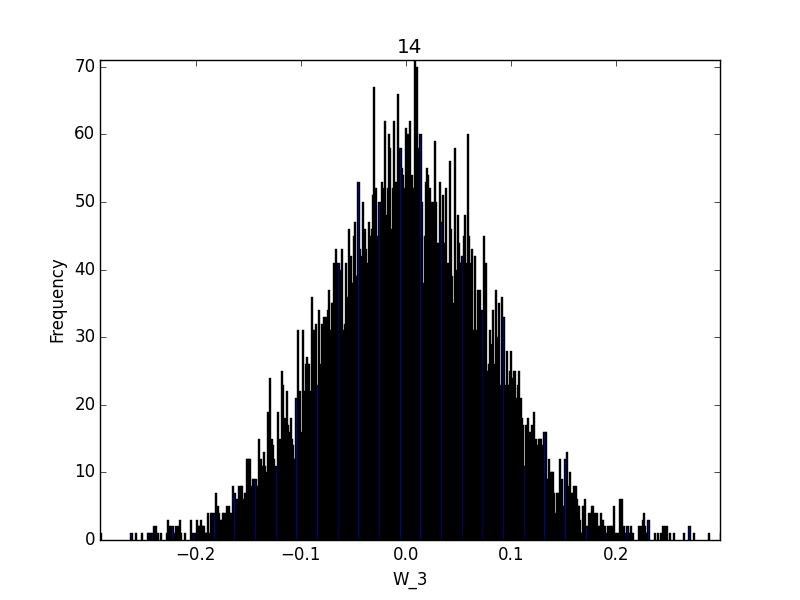

Write the Python code that produced this figure.
import numpy as np
from numpy import dtype
import random
import pylab as pl

def generate_data():
    x1 = np.random.uniform(-1,1,1000)
    x2 = np.random.uniform(-1,1,1000)
    X = np.zeros((1000,6), dtype = float)
    f_result = np.zeros((1000,1), dtype = float)

    for item in range(1000):
        # print x1[item]
        # print x2[item]
        X[item][0] = 1.0
        X[item][1] = x1[item]
        X[item][2] = x2[item]
        X[item][3] = x1[item] * x2[item]
        X[item][4] = x1[item] * x1[item]
        X[item][5] = x2[item] * x2[item]
        f_result[item] = np.sign(x1[item]*x1[item] + x2[item]*x2[item] - 0.6)
        # print X[item]
        # raw_input('pause')
    return X,f_result
time = 1000
W_3 = {}
W_lin_total = np.zeros((6,1), dtype = float)
for times in range(time):
    '''generate_data'''
    X,f_result = generate_data()
    f_noise_result = np.zeros((1000,1), dtype = float)
    np.copyto(f_noise_result,f_result)
    for j in range(1000):
        probability = random.uniform(0,10)
        if probability >= 9 :
            f_noise_result[j] = f_result[j] * (-1)
    '''linear regression'''
    W_lin =  np.linalg.pinv(X) # pseudo-inverse x^
    # W_lin = np.asmatrix(np.dot(W_lin, f_noise_result)) #  pseudo-inverse * y
    W_lin = np.dot(W_lin, f_noise_result)
    W_lin_total += W_lin
    # print W_lin
    # print format(W_lin.item(3),'.3f')
    tmp = format(W_lin.item(3),'.3f')
    print '\nNumber ',times
    print 'W_lin ',W_lin

    if float(tmp) not in W_3:
        W_3[float(tmp)] = 1
    else:
        W_3[float(tmp)] = W_3[float(tmp)] + 1
    # print W_lin
    # print W_lin_total
    # raw_input('pause')
print '\naverage W:\n',W_lin_total/float(time)
print 'average W_3:',W_lin_total[3]/float(time)


# '''predict'''
# W_lin_total = W_lin_total/1000
# # print W_lin_total.shape
# all_error = {}
# for times in range(1000):
#     X,f_result = generate_data()
#     f_noise_result = np.zeros((1000,1), dtype = float)

#     np.copyto(f_noise_result,f_result)
#     for j in range(1000):
#         probability = random.uniform(0,10)
#         # print j
#         # print probability
#         if probability >= 9 :
#             f_noise_result[j] = f_result[j] * (-1)
#             # print f_result[j]
#             # print f_noise_result[j]
#             # raw_input('pause')

#     ans = np.dot(X, W_lin_total)
#     test_result = []
#     for i in range(1000):
#         test_result.append(np.sign(ans[i][0] * f_noise_result[i][0]) != 1)
#     error = np.average(np.array(test_result))
#     print 'Number {0} , error {1}'.format(times,error)
#     if error not in all_error:
#         all_error[error] = 1
#     else:
#         all_error[error] = all_error[error] +1
#     # raw_input('pause')

pl.bar(W_3.keys(),W_3.values(), width=0.001)
pl.xlim([min(W_3.keys()), max(W_3.keys())])
pl.ylim(0, (max(W_3.values())))
pl.xlabel('W_3')
pl.ylabel('Frequency')
pl.title('14')
pl.savefig('14')

# pl.bar(all_error.keys(),all_error.values(), width=0.001)
# pl.xlim([min(all_error.keys()), max(all_error.keys())])
# pl.ylim(0, (max(all_error.values())))
# pl.xlabel('error')
# pl.ylabel('Frequency')
# pl.title('15')
# pl.savefig('15')
